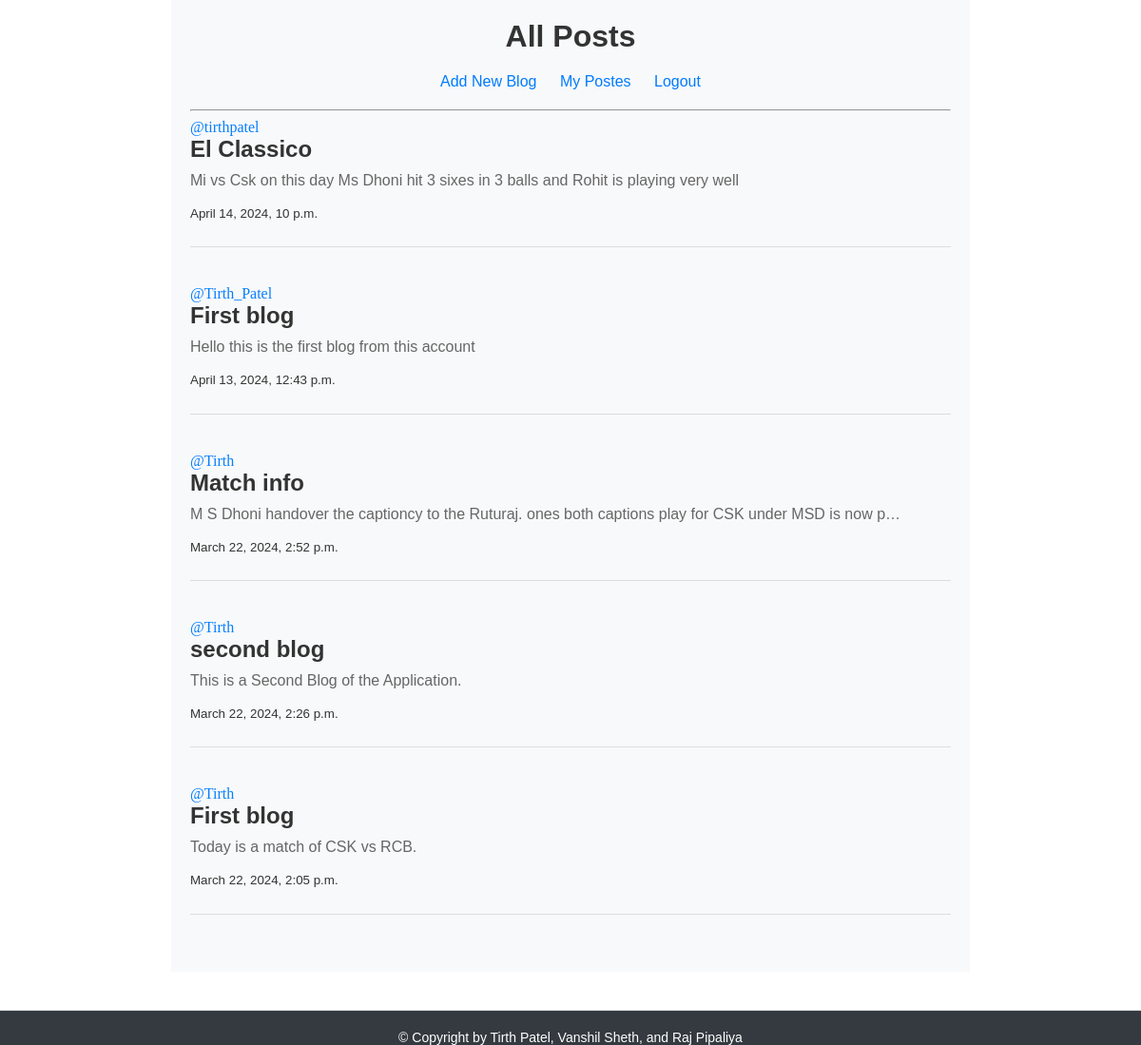
Screenshot of /home/ (signed in) with the database file from the repository.
### blog/models.py (models this page shows, shortened)
class Post(models.Model):
    author = models.ForeignKey(settings.AUTH_USER_MODEL, on_delete=models.CASCADE)
    title = models.CharField(max_length=200)
    content = models.TextField()
    date_posted = models.DateTimeField(auto_now_add=True)

### blog/views.py (the view)
# urls.py: path('home/', v1.home,name='home'),
@login_required
def home(request):
    posts = Post.objects.order_by('-date_posted')
    return render(request, 'home.html', {'posts': posts})

### templates/home.html (shortened to what this page needs)
<!DOCTYPE html>
<html lang="en">
<head>
</head>
<body>
    <div class="container">
        <header>
            <h1>All Posts</h1>
        </header>
        <nav>
            <a href="{% url 'admin-dashboard' %}">Add New Blog</a>
            <a href="{% url 'my_posts' %}">My Postes</a>
            <a href="{% url 'login' %}" onclick="return confirm('Are you sure you want to logout?')">Logout</a>
        </nav>
        <hr>
        <div class="blog-posts">
            {% for post in posts %}
            <div class="blog-post">
                <p><a href="{% url 'post-detail' post.id %}">@{{ post.author }}</a></p>
                <h2><a href="{% url 'post-detail' post.id %}">{{ post.title }}</a></h2>
                <p>{{ post.content|truncatechars:100 }}</p><br>
                <sup>{{post.date_posted}}</sup>
            </div>
            {% endfor %}
        </div>
    </div>
    <footer>
        <p>&copy; Copyright by Tirth Patel, Vanshil Sheth, and Raj Pipaliya</p>
    </footer>
</body>
</html>

### templates/home.html (style rules this page uses)
body, h1, h2, h3, h4, h5, h6, p, ul, li { margin: 0; padding: 0; font-family: Arial, sans-serif; }
.container { max-width: 800px; margin: 0 auto; padding: 20px; background-color: #f8f9fa; color: #333; }
header { text-align: center; margin-bottom: 20px; }
nav { text-align: center; margin-bottom: 20px; }
nav a { text-decoration: none; color: #007bff; margin: 0 10px; transition: color 0.3s ease; }
.blog-post { margin-bottom: 40px; border-bottom: 1px solid #ddd; padding-bottom: 20px; }
.blog-post h2 { margin-bottom: 10px; color: #333; transition: color 0.3s ease; }
.blog-post h2 a { color: #333; text-decoration: none; }
.blog-post p { color: #666; }
.blog-post p a { text-decoration: none; color :#067eff ; font-family: 'Times New Roman', Times, serif; }
footer { text-align: center; margin-top: 40px; padding-top: 20px; border-top: 1px solid #ddd; background-color: #343a40; color: #fff; }
footer p { font-size: 14px; }

### rows the page displays
Post: author "tirthpatel", title "El Classico", content "Mi vs Csk on this day Ms Dhoni hit 3 sixes in 3 balls and Rohit is playing very well", date_posted "April 14, 2024, 10 p.m."
Post: author "Tirth_Patel", title "First blog", content "Hello this is the first blog from this account", date_posted "April 13, 2024, 12:43 p.m."
Post: author "Tirth", title "Match info", content "M S Dhoni handover the captioncy to the Ruturaj. ones both captions play for CSK under MSD is now p…", date_posted "March 22, 2024, 2:52 p.m."
Post: author "Tirth", title "second blog", content "This is a Second Blog of the Application.", date_posted "March 22, 2024, 2:26 p.m."
Post: author "Tirth", title "First blog", content "Today is a match of CSK vs RCB.", date_posted "March 22, 2024, 2:05 p.m."
